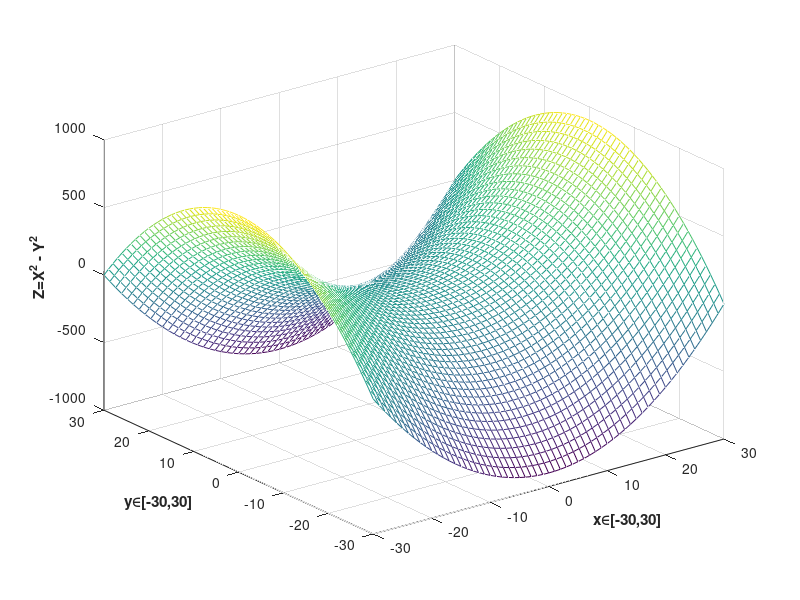

MATLAB code to generate this figure:
a = -30:1:30;
[X,Y] = meshgrid(a);
Z=X.^2 - Y.^2;
mesh(X,Y,Z);
xlabel('x\in[-30,30]','fontweight','bold');
ylabel('y\in[-30,30]','fontweight','bold');
zlabel('Z=X^2 - Y^2','fontweight','bold');